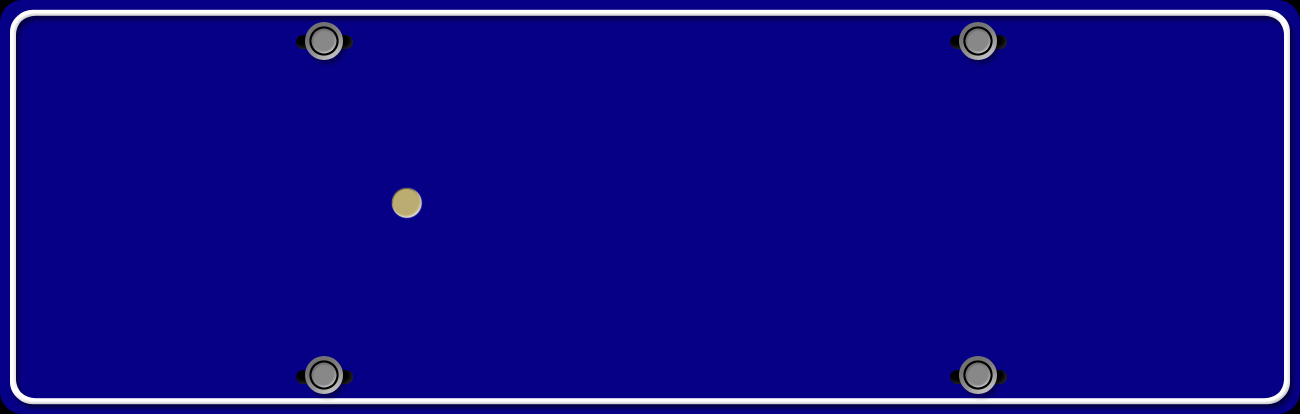
#> input picture end-to-end-for-chinese-plate-recognition/images/template.bmp, 1300 x 414 px
$ python genplate_scene.py
#> lines starting #> are read from the running program, lines starting #| are printed output that depends on the picture
### end-to-end-for-chinese-plate-recognition/PlateCommon.py
# coding=utf-8
import os
import random
# import sys
import numpy as np
import cv2
import argparse
# import PIL
from PIL import ImageFont
from PIL import Image
from PIL import ImageDraw
from math import *

INDEX_PROVINCE = {"京": 0, "沪": 1, "津": 2, "渝": 3, "冀": 4, "晋": 5, "蒙": 6, "辽": 7, "吉": 8, "黑": 9,
                  "苏": 10, "浙": 11, "皖": 12, "闽": 13, "赣": 14, "鲁": 15, "豫": 16, "鄂": 17, "湘": 18, "粤": 19,
                  "桂": 20, "琼": 21, "川": 22, "贵": 23, "云": 24, "藏": 25, "陕": 26, "甘": 27, "青": 28, "宁": 29,
                  "新": 30}
INDEX_DIGIT = {"0": 31, "1": 32, "2": 33, "3": 34, "4": 35, "5": 36, "6": 37, "7": 38, "8": 39, "9": 40}
INDEX_LETTER = {"A": 41, "B": 42, "C": 43, "D": 44, "E": 45, "F": 46, "G": 47,
                "H": 48, "J": 49, "K": 50, "L": 51, "M": 52, "N": 53,
                "P": 54, "Q": 55, "R": 56, "S": 57, "T": 58,
                "U": 59, "V": 60, "W": 61, "X": 62, "Y": 63, "Z": 64}

PLATE_CHARS_PROVINCE = {"京", "沪", "津", "渝", "冀", "晋", "蒙", "辽", "吉", "黑",
                        "苏", "浙", "皖", "闽", "赣", "鲁", "豫", "鄂", "湘", "粤",
                        "桂", "琼", "川", "贵", "云", "藏", "陕", "甘", "青", "宁",
                        "新"}
PLATE_CHARS_DIGIT = {"0", "1", "2", "3", "4", "5", "6", "7", "8", "9"}
PLATE_CHARS_LETTER = {"A", "B", "C", "D", "E", "F", "G",
                      "H", "J", "K", "L", "M", "N",
                      "P", "Q", "R", "S", "T",
                      "U", "V", "W", "X", "Y", "Z"}

index = {"京": 0, "沪": 1, "津": 2, "渝": 3, "冀": 4, "晋": 5, "蒙": 6, "辽": 7, "吉": 8, "黑": 9, "苏": 10, "浙": 11, "皖": 12,
         "闽": 13, "赣": 14, "鲁": 15, "豫": 16, "鄂": 17, "湘": 18, "粤": 19, "桂": 20, "琼": 21, "川": 22, "贵": 23, "云": 24,
         "藏": 25, "陕": 26, "甘": 27, "青": 28, "宁": 29, "新": 30, "0": 31, "1": 32, "2": 33, "3": 34, "4": 35, "5": 36,
         "6": 37, "7": 38, "8": 39, "9": 40, "A": 41, "B": 42, "C": 43, "D": 44, "E": 45, "F": 46, "G": 47, "H": 48,
         "J": 49, "K": 50, "L": 51, "M": 52, "N": 53, "P": 54, "Q": 55, "R": 56, "S": 57, "T": 58, "U": 59, "V": 60,
         "W": 61, "X": 62, "Y": 63, "Z": 64};

chars = ["京", "沪", "津", "渝", "冀", "晋", "蒙", "辽", "吉", "黑", "苏", "浙", "皖", "闽", "赣", "鲁", "豫", "鄂", "湘", "粤", "桂",
         "琼", "川", "贵", "云", "藏", "陕", "甘", "青", "宁", "新", "0", "1", "2", "3", "4", "5", "6", "7", "8", "9", "A",
         "B", "C", "D", "E", "F", "G", "H", "J", "K", "L", "M", "N", "P", "Q", "R", "S", "T", "U", "V", "W", "X",
         "Y", "Z"
         ];


# [131 lines left out: functions AddSmudginess, rot, rotRandrom, tfactor, random_envirment, random_scene and 2 more, not called in this run]


def AddGauss(img, level):
    return cv2.blur(img, (level * 2 + 1, level * 2 + 1));


def r(val):
    return int(np.random.random() * val)


# [15 lines left out: functions AddNoiseSingleChannel, addNoise, not called in this run]

### end-to-end-for-chinese-plate-recognition/genplate_scene.py
#coding=utf-8
'''
生成车牌数据，将车牌放到自然图像中
'''
import os
# import sys
import numpy as np
import cv2
import argparse
# import PIL
from PIL import ImageFont
from PIL import Image
from PIL import ImageDraw
from math import *

from PlateCommon import *

TEMPLATE_IMAGE = "./images/template.bmp"
# 这里假设车牌最小的检测尺寸是65*21，检测车牌的最小图像为65*21，车牌宽高比变化范围是(1.5, 4.0)
PLATE_SIZE_MIN = (65, 21)

class GenPlateScene:
    '''车牌数据生成器，车牌放在自然场景中，位置信息存储在同名的txt文件中
    '''
    def __init__(self, fontCh, fontEng, NoPlates):
#> called with fontCh = './font/platech.ttf', fontEng = './font/platechar.ttf'
        self.fontC = ImageFont.truetype(fontCh, 43, 0)    # 省简称使用字体
        self.fontE = ImageFont.truetype(fontEng, 60, 0)   # 字母数字字体
        self.img = np.array(Image.new("RGB", (226, 70), (255, 255, 255)))
        self.bg = cv2.resize(cv2.imread(TEMPLATE_IMAGE), (226, 70))
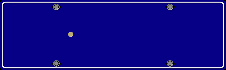
#> self.bg: shape (70, 226, 3); mean B, G, R 135.8, 10, 15.6
        self.noplates_path = []
        for parent, _, filenames in os.walk(NoPlates):
            for filename in filenames:
                self.noplates_path.append(parent + "/" + filename)

    def gen_plate_string(self):
        '''生成车牌号码字符串'''
        plate_str = ""
        for cpos in range(7):
            if cpos == 0:
                plate_str += chars[r(31)]
            elif cpos == 1:
                plate_str += chars[41+r(24)]
            else:
                plate_str += chars[31 + r(34)]
        return plate_str

    def draw(self, val):
        offset= 2
        self.img[0:70, offset+8:offset+8+23] = GenCh(self.fontC, val[0])
        self.img[0:70, offset+8+23+6:offset+8+23+6+23] = GenCh1(self.fontE, val[1])
        for i in range(5):
            base = offset+8+23+6+23+17+i*23+i*6
            self.img[0:70, base:base+23]= GenCh1(self.fontE, val[i+2])
        return self.img

    def generate(self,text):
        print(text, len(text))
#> (the run stopped early here; a loop or call above may not have finished)
